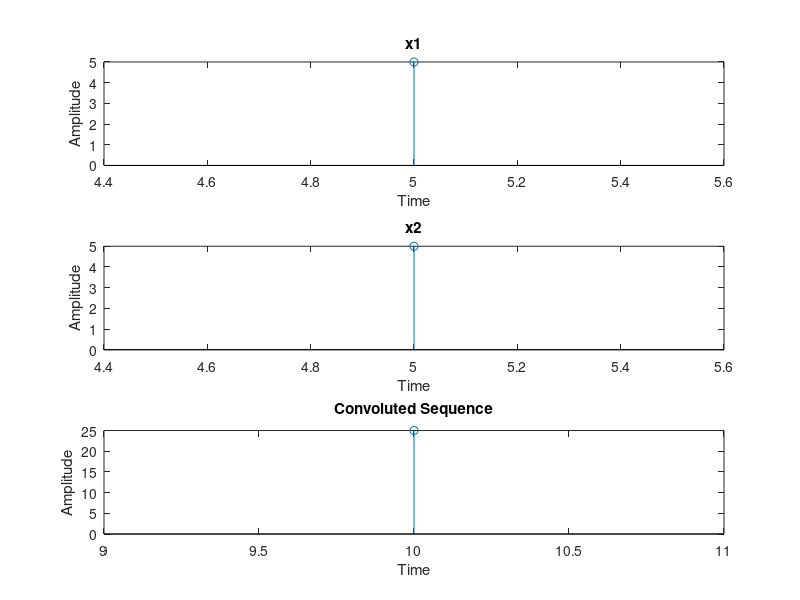

Source code (MATLAB):
clc;
clear all;
close all;
x1 = input('Enter First sequence x1(n)[] : ');
t1 = input('Enter Origin location Of Sequence x1 : ');
x2 = input('Enter Second sequence x2(n)[] : ');
t2 = input('Enter Origin location Of Sequence x2 : ');
l1 = length(x1); 
l2 = length(x2); 
ln = l1+l2-1; 
y = conv(x1,x2); 
a = t1+l1-1;
t = t1:a;
subplot(3,1,1);
stem(t,x1);
xlabel('Time');
ylabel('Amplitude');
title('x1');
a = t2+l2-1;
t = t2:a;
subplot(3,1,2);
stem(t,x2);
xlabel('Time');
ylabel('Amplitude');
title('x2');
tn = t1+t2;
a = tn+ln-1;
t = tn:a;
subplot(3,1,3);
disp('Convoluted Sequence ');
disp(y);
stem(t,y); 
xlabel('Time');
ylabel('Amplitude');
title('Convoluted Sequence');
